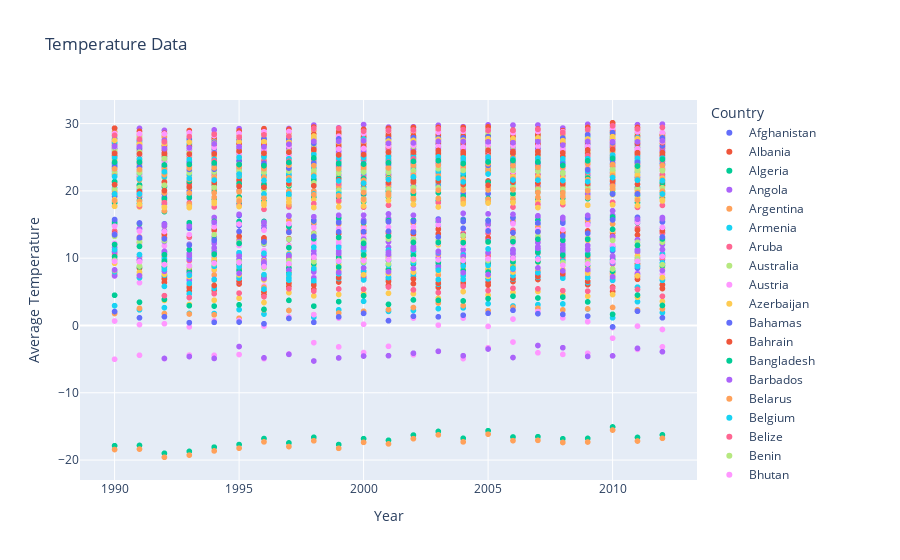
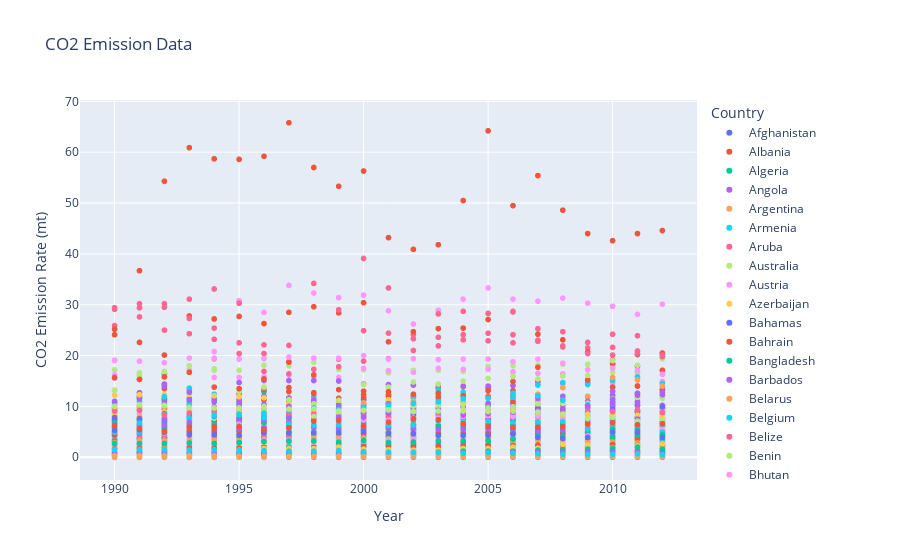

The notebook cell saved with these charts, in order:
### Code cell
import plotly.express as px

def visualize_temperature_and_co2(df):
    # Create a scatter plot for Temperature Data
    fig1 = px.scatter(df, x='Year', y='AverageTemperature', color='Country', title='Temperature Data',
                      labels={'AverageTemperature': 'Average Temperature'})
    
    # Create a scatter plot for CO2 Emission Data
    fig2 = px.scatter(df, x='Year', y='CO2EmissionRate (mt)', color='Country', title='CO2 Emission Data',
                      labels={'CO2EmissionRate (mt)': 'CO2 Emission Rate (mt)'})

    # Show the plots
    fig1.show()
    fig2.show()

# Call the function
visualize_temperature_and_co2(df)
